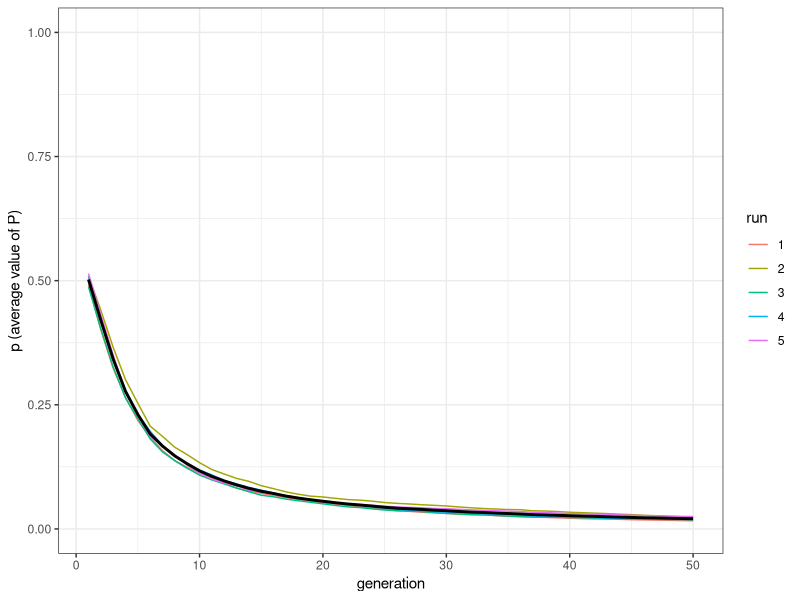
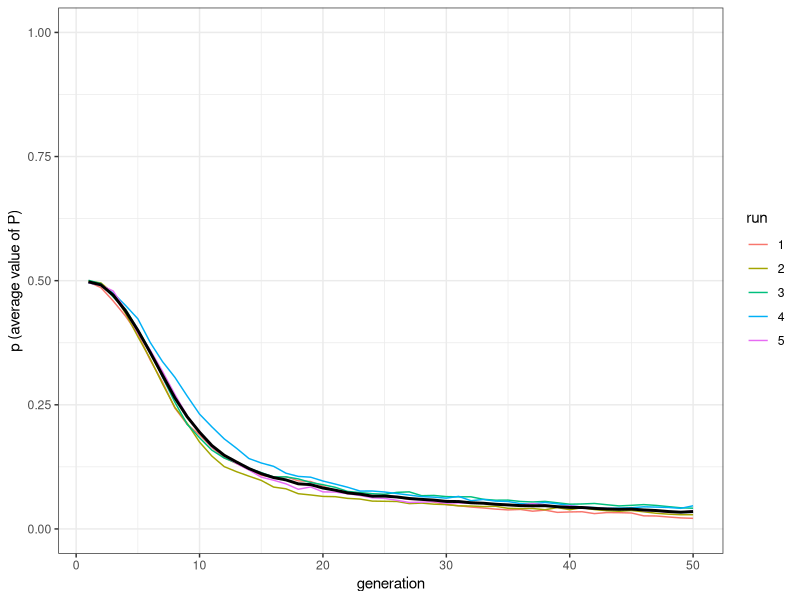
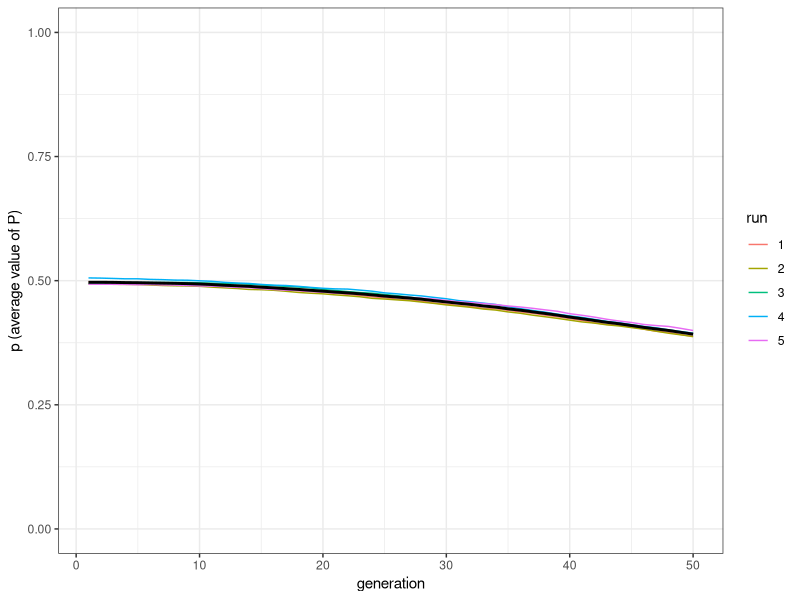
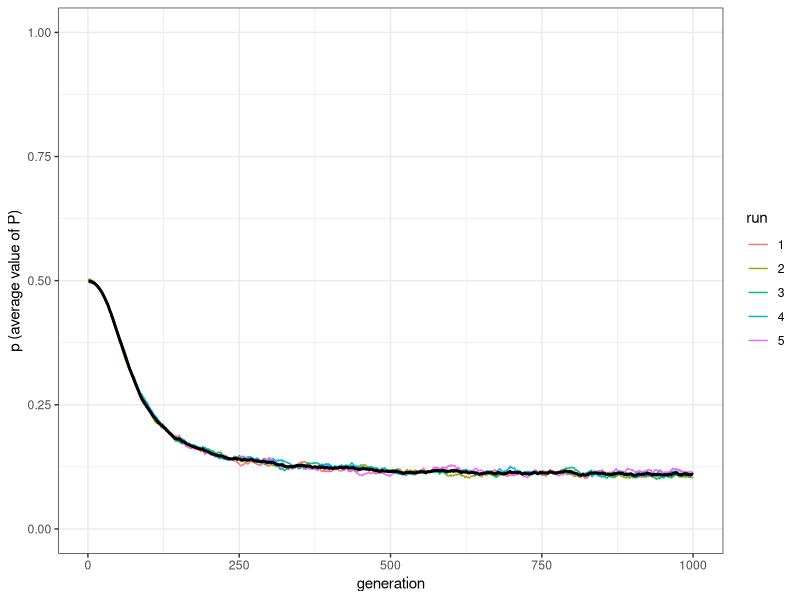
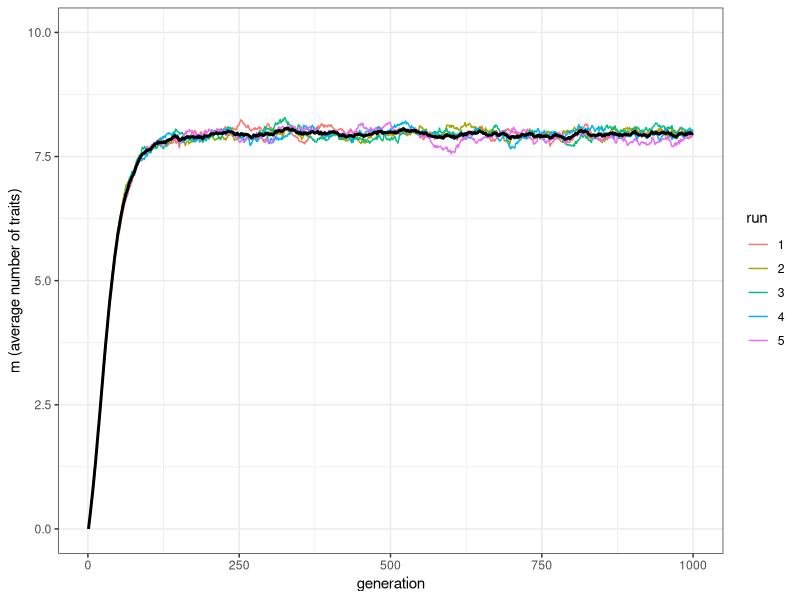
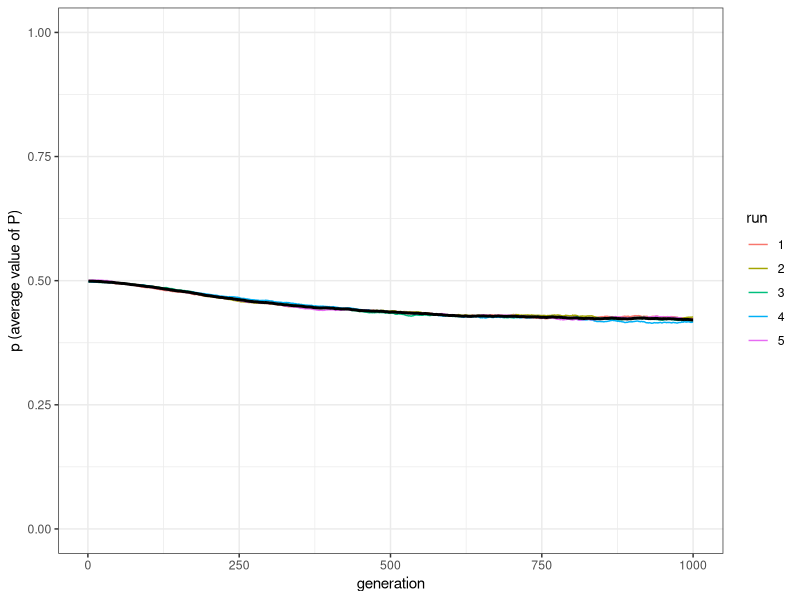
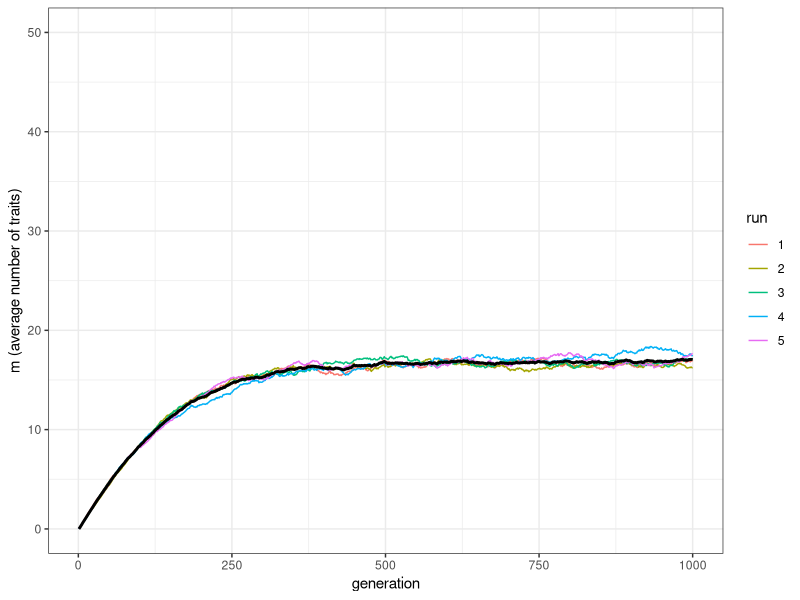
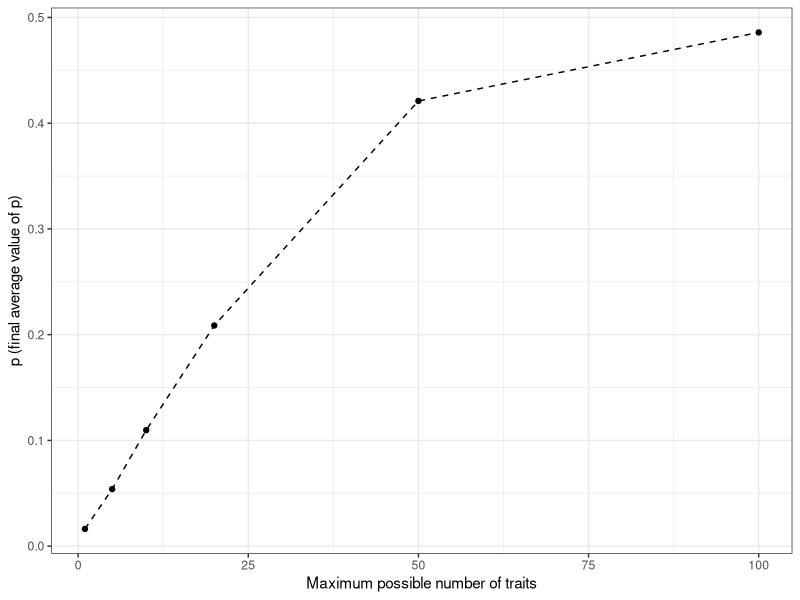

The R script that drew these images, in order:
## ---- chunk 1
library(tidyverse)
N <- 1000
population <- tibble(P = runif(N))
## ---- chunk 2
openness_conservatism <- function(N, t_max, r_max) {
  output <- tibble(generation = rep(1:t_max, r_max), 
                   p = as.numeric(rep(NA, t_max * r_max)), 
                   run = as.factor(rep(1:r_max, each = t_max)))
  for (r in 1:r_max) {
    # Create first generation
    population <- tibble(P = runif(N))
    
    # Add first generation's p for run r
    output[output$generation == 1 & output$run == r, ]$p <- 
      sum(population$P) / N 
    
    for (t in 2:t_max) {
      # Copy individuals to previous_population tibble
      previous_population <- population 
      
      # Choose demonstrators at random
      demonstrators <- tibble(P = sample(previous_population$P, N, replace = TRUE)) 
      
      # Choose individuals that copy, according to their P
      copy <- previous_population$P > runif(N) 
      
      # Copy
      population[copy, ]$P <- demonstrators[copy, ]$P 
      
      # Get p and put it into output slot for this generation t and run r
      output[output$generation == t & output$run == r, ]$p <- 
        sum(population$P) / N 
    }
  }
  # Export data from function
  output 
}
## ---- chunk 3
plot_multiple_runs_p <- function(data_model) {
  ggplot(data = data_model, aes(y = p, x = generation)) +
    geom_line(aes(colour = run)) +
    stat_summary(fun = mean, geom = "line", size = 1) +
    ylim(c(0, 1)) +
    theme_bw() +
    labs(y = "p (average value of P)")
}
## ---- chunk 4
data_model <- openness_conservatism(N = 1000, t_max = 50, r_max = 5)
plot_multiple_runs_p(data_model)
## ---- chunk 5
openness_conservatism_2 <- function(N, M, mu, p_death, t_max, r_max){
  output <- tibble(generation = rep(1:t_max, r_max), 
                   p = as.numeric(rep(NA, t_max * r_max)), 
                   m = as.numeric(rep(NA, t_max * r_max)), 
                   run = as.factor(rep(1:r_max, each = t_max)))
  
  for (r in 1:r_max) {
    
    # Initialise population
    population_preferences <- matrix( runif(M * N), ncol = M, nrow = N)
    population_traits <- matrix(0, ncol = M, nrow = N)
    
    # Write first output
    output[output$generation == 1 & output$run == r, ]$p <- mean(population_preferences)
    output[output$generation == 1 & output$run == r, ]$m <- sum(population_traits) / N  
    
    for(t in 2:t_max){
      # Innovations
      innovators <- sample(c(TRUE, FALSE), N, prob = c(mu, 1 - mu), replace = TRUE) 
      innovations <- sample(1:M, sum(innovators), replace = TRUE)
      population_traits[cbind(which(innovators == TRUE), innovations)] <- 1
      
      # Copying
      previous_population_preferences <- population_preferences
      previous_population_traits <- population_traits
      
      demonstrators <- sample(1:N, replace = TRUE)
      demonstrators_traits <- sample(1:M, N, replace = TRUE)

      copy <- previous_population_traits[cbind(demonstrators,demonstrators_traits)] == 1 & 
        previous_population_preferences[cbind(1:N, demonstrators_traits)] > runif(N)
      
      population_traits[cbind(which(copy), demonstrators_traits[copy])] <- 1
      
      population_preferences[cbind(which(copy), demonstrators_traits[copy])] <- 
        previous_population_preferences[cbind(demonstrators[copy], demonstrators_traits[copy])] 
      
      # Birth/death
      replace <- sample(c(TRUE, FALSE), N, prob = c(p_death, 1 - p_death), replace = TRUE)
      population_traits[replace, ] <- 0
      population_preferences[replace, ] <- runif(M * sum(replace))
      
      # Write output
      output[output$generation == t & output$run == r, ]$p <- mean(population_preferences)
      output[output$generation == t & output$run == r, ]$m <- sum(population_traits) / N    
    }
  }
  # Export data from function
  output
}
## ---- chunk 6
data_model <- openness_conservatism_2(N = 1000, M = 1, mu = 0.1, 
                                      p_death = 0.01, t_max = 50, r_max = 5)
plot_multiple_runs_p(data_model)
## ---- chunk 7
data_model <- openness_conservatism_2(N = 1000, M = 10, mu = 0.1, 
                                      p_death = 0.01, t_max = 50, r_max = 5)
plot_multiple_runs_p(data_model)
## ---- chunk 8
data_model <- openness_conservatism_2(N = 1000, M = 10, mu = 0.1, 
                                      p_death = 0.01, t_max = 1000, r_max = 5)
plot_multiple_runs_p(data_model)
## ---- chunk 9
plot_multiple_runs_m <- function(data_model, M) {
  ggplot(data = data_model, aes(y = m, x = generation)) +
    geom_line(aes(colour = run)) +
    stat_summary(fun = mean, geom = "line", size = 1) +
    ylim(c(0, M)) +
    theme_bw() +
    labs(y = "m (average number of traits)")
}
## ---- chunk 10
plot_multiple_runs_m(data_model, M = 10)
## ---- chunk 11
data_model <- openness_conservatism_2(N = 1000, M = 50, mu = 0.1, p_death = 0.01, t_max = 1000, r_max = 5)
plot_multiple_runs_p(data_model)
plot_multiple_runs_m(data_model, M = 50)
## ---- chunk 12
test_openness <- tibble(M = c(1,5,10,20,50,100), p = as.numeric(rep(NA, 6)))
for(condition in test_openness$M){
  data_model <- openness_conservatism_2(N = 1000, M = condition, mu = 0.1, 
                                        p_death = 0.01, t_max = 1000, r_max = 1)
  test_openness[test_openness$M == condition, ]$p <- 
    data_model[data_model$generation == 1000, ]$p
}
ggplot(data = test_openness, aes(x = M, y = p)) +
  geom_line(linetype = "dashed") +
  geom_point() +
  theme_bw() +
  labs(x = "Maximum possible number of traits", y = "p (final average value of p)")
